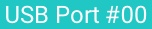
#> input picture imagefv/SUD_0.jpg.jpg, 152 x 29 px
$ python -i logo_gen_qcom.py   (imports and definitions only)
#> lines starting #> are read from the running program, lines starting #| are printed output that depends on the picture
#> further down, picture is the input picture: PIL image 152x29 RGB; mean R, G, B 70.7, 206.6, 205
# Copyright (c) 2013,2015, The Linux Foundation. All rights reserved.
#
# Redistribution and use in source and binary forms, with or without
# modification, are permitted provided that the following conditions are
# met:
#     * Redistributions of source code must retain the above copyright
#       notice, this list of conditions and the following disclaimer.
#     * Redistributions in binary form must reproduce the above
#       copyright notice, this list of conditions and the following
#       disclaimer in the documentation and/or other materials provided
#       with the distribution.
#     * Neither the name of The Linux Foundation nor the names of its
#       contributors may be used to endorse or promote products derived
#       from this software without specific prior written permission.
#
# THIS SOFTWARE IS PROVIDED "AS IS" AND ANY EXPRESS OR IMPLIED
# WARRANTIES, INCLUDING, BUT NOT LIMITED TO, THE IMPLIED WARRANTIES OF
# MERCHANTABILITY, FITNESS FOR A PARTICULAR PURPOSE AND NON-INFRINGEMENT
# ARE DISCLAIMED.  IN NO EVENT SHALL THE COPYRIGHT OWNER OR CONTRIBUTORS
# BE LIABLE FOR ANY DIRECT, INDIRECT, INCIDENTAL, SPECIAL, EXEMPLARY, OR
# CONSEQUENTIAL DAMAGES (INCLUDING, BUT NOT LIMITED TO, PROCUREMENT OF
# SUBSTITUTE GOODS OR SERVICES; LOSS OF USE, DATA, OR PROFITS; OR
# BUSINESS INTERRUPTION) HOWEVER CAUSED AND ON ANY THEORY OF LIABILITY,
# WHETHER IN CONTRACT, STRICT LIABILITY, OR TORT (INCLUDING NEGLIGENCE
# OR OTHERWISE) ARISING IN ANY WAY OUT OF THE USE OF THIS SOFTWARE, EVEN
# IF ADVISED OF THE POSSIBILITY OF SUCH DAMAGE.

#===========================================================================

#  This script read the logo png and creates the logo.img

# when          who     what, where, why
# --------      ---     -------------------------------------------------------
# 2013-04       QRD     init
# 2015-04       QRD     support the RLE24 compression

# Environment requirement:
#     Python + PIL
#     PIL install:
#         (ubuntu)  sudo apt-get install python-imaging
#         (windows) (http://www.pythonware.com/products/pil/)

# limit:
#    a This script only support Python 2.7.x, 2.6.x,
#      Can't use in py3x for StringIO module
#    b This script's input can be a png, jpeg, bmp, gif file.
#    But if it is a gif, only get the first frame by default.
#
# description:
#    struct logo_header {
#       unsigned char[8]; // "SPLASH!!"
#       unsigned width;   // logo's width, little endian
#       unsigned height;  // logo's height, little endian
#       unsigned type;    // 0, Raw Image; 1, RLE24 Compressed Image
#       unsigned blocks;  // block number, real size / 512
#       ......
#    };

#    the logo Image layout:
#       logo_header + Payload data

# ===========================================================================*/
from __future__ import print_function
import sys,os
import struct
import StringIO
from PIL import Image

SUPPORT_RLE24_COMPRESSIONT = 1

## get header
# [133 lines left out: functions GetImgHeader, encode, encodeRLE24, not called in this run]


## get payload data : BGR Interleaved
def GetImageBody(img, compressed=0):
#> called with compressed = 0
    color = (0, 0, 0)
    if img.mode == "RGB":
        background = img
    elif img.mode == "RGBA":
        background = Image.new("RGB", img.size, color)
        img.load()
        background.paste(img, mask=img.split()[3]) # alpha channel
    elif img.mode == "P" or img.mode == "L":
        background = Image.new("RGB", img.size, color)
        img.load()
        background.paste(img)
        #background.save("splash.png")
    else:
        print ("sorry, can't support this format")
        sys.exit()

    if compressed == 1:
        return encodeRLE24(background)
    else:
        r, g, b = background.split()
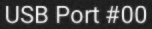
#> r: PIL image 152x29 L; min 24, max 243, mean 70.7
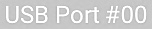
#> g: PIL image 152x29 L; min 174, max 255, mean 206.6
        return Image.merge("RGB",(b,g,r)).tostring()

## make a image

# [8 lines left out: function MakeLogoImage, not called in this run]


## mian

def ShowUsage():
    print(" usage: python logo_gen.py [logo.png]")

# [14 lines left out: function GetPNGFile, not called in this run]

# [2 lines not run here, left out]

>>> from PIL import Image
>>> picture = Image.open('imagefv/SUD_0.jpg.jpg')
>>> result = GetImageBody(picture)

$ run again, on imagefv/SUD_10.jpg.jpg
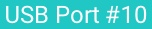
#> input picture imagefv/SUD_10.jpg.jpg, 152 x 29 px
#> picture is the input picture: PIL image 152x29 RGB; mean R, G, B 68.9, 206.1, 204.5
#> in GetImageBody, `r, g, b = background.split()`:
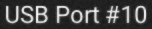
#> r: PIL image 152x29 L; min 24, max 243, mean 68.9
#> in GetImageBody, `r, g, b = background.split()`:
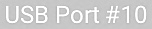
#> g: PIL image 152x29 L; min 174, max 255, mean 206.1
